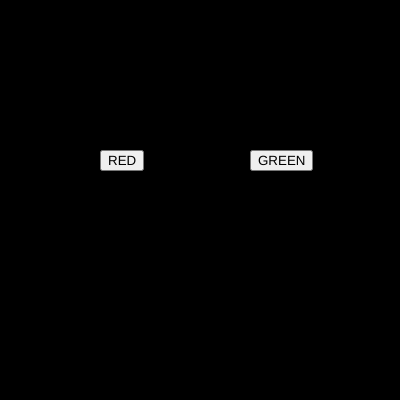
Frame 1 (no input)
Frame 60 (no input): identical to frame 1, image omitted
Frame 120 (the mouse pressed at the canvas centre since frame 60): identical to frame 1, image omitted

The p5.js sketch that drew this single still picture (run headless with seeded random() and noise() and a simulated clock; from frame 60 on, the mouse is pressed at the canvas centre):

// p5.js sketch
// ── sketch.js
var btn_red;
var btn_green;

var r = 0;
var g = 0;
var b = 0;

function setup() {
  createCanvas(400, 400);  
  btn_red = createButton("RED")
  btn_red.position(100,150)
  btn_red.mousePressed(red_bg)

  btn_green = createButton("GREEN")
  btn_green.position(250,150)
  btn_green.mousePressed(green_bg)
}

function draw() {
  background(r,g,b);
}

function red_bg(){
  r=255;
  g=0;
  b=0;
}

function green_bg(){
  r=0;
  g=255;
  b=0;
}
